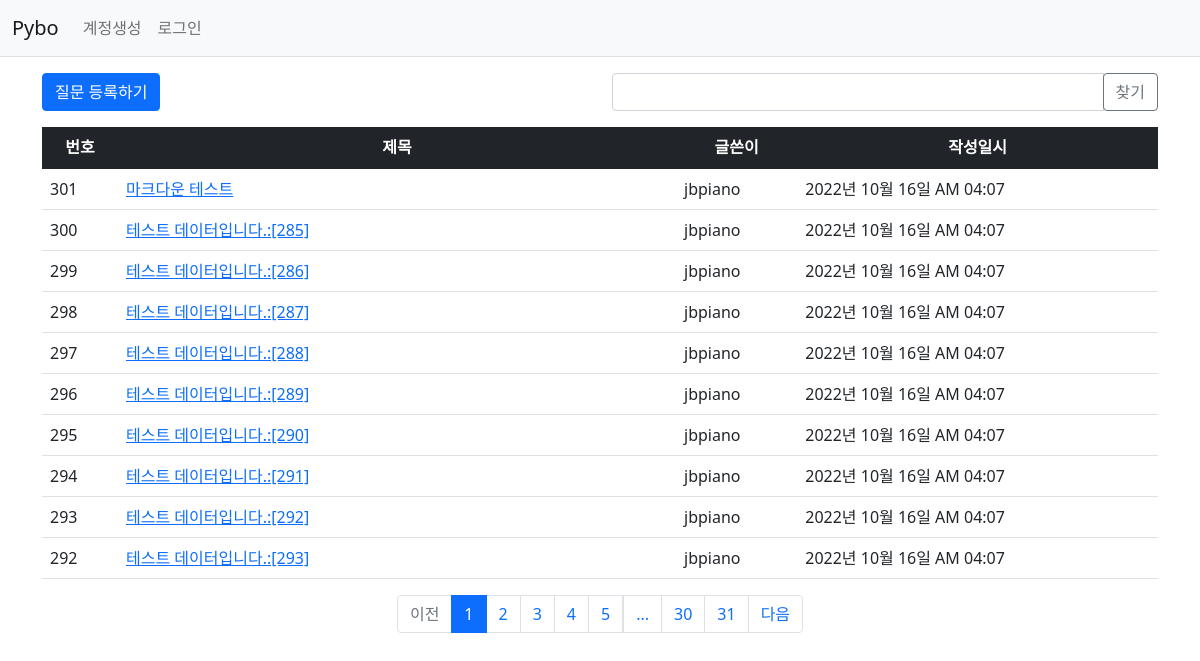
Page /question/list/ on the committed database.
### pybo/models.py (models this page shows)
class Question(db.Model):
    id = db.Column(db.Integer, primary_key=True)
    subject = db.Column(db.String(200), nullable=False)
    content = db.Column(db.Text(), nullable=False)
    create_date = db.Column(db.DateTime(), nullable=False)
    user_id = db.Column(db.Integer, db.ForeignKey('user.id', ondelete='CASCADE'), nullable=False)
    user = db.relationship('User', backref=db.backref('question_set'))
    modify_date = db.Column(db.DateTime(), nullable=True)
    voter = db.relationship('User', secondary=question_voter, backref=db.backref('question_voter_set'))

class User(db.Model):
    id = db.Column(db.Integer, primary_key=True)
    username = db.Column(db.String(150), unique=True, nullable=False)
    password = db.Column(db.String(200), nullable=False)
    email = db.Column(db.String(120), unique=True, nullable=False)

### pybo/views/question_views.py (the view, shortened to what this page needs)
@bp.route('/list/')
def _list():
    page = request.args.get('page', type=int, default=1) # 페이지
    kw = request.args.get('kw', type=str, default='')
    question_list = Question.query.order_by(Question.create_date.desc())
    question_list = question_list.paginate(per_page=10)
    return render_template('question/question_list.html', question_list=question_list, page=page, kw=kw)

### pybo/filter.py (called while the page is built)
def format_datetime(value, fmt='%Y년 %m월 %d일 %p %I:%M'):
    return value.strftime(fmt)

### pybo/views/auth_views.py (called while the page is built)
@bp.before_app_request
def load_logged_in_user():
    user_id = session.get('user_id')
    if user_id is None:
        g.user = None
    else:
        g.user = User.query.get(user_id)

### pybo/templates/question/question_list.html (shortened to what this page needs)
{% extends 'base.html'%}
{% block content %}
<div class="container my-3">
    <div class="row my-3">
        <div class="col-6">
            <a href="{{ url_for('question.create') }}" class="btn btn-primary">질문 등록하기</a>
        </div>
        <div class="col-6">
            <div class="input-group">
                <input type="text" id="search_kw" class="form-control" value="{{ kw or '' }}">
                <div class="input-group-append">
                    <button class="btn btn-outline-secondary" type="button" id="btn_search">찾기</button>
                </div>
            </div>
        </div>
    </div>
    <table class="table">
        <thread>
        <tr class="text-center table-dark">
            <th>번호</th>
            <th style="width:50%">제목</th>
            <th>글쓴이</th>
            <th>작성일시</th>
        </tr>
        </thread>
        <tbody>
        {% if question_list %}
        {% for question in question_list.items %}
        <tr>
            <td>{{question_list.total - ((question_list.page-1)* question_list.per_page) - loop.index}}
            <td>
                <a href="{{ url_for('question.detail', question_id=question.id) }}">{{question.subject}}</a>
            </td>
            <td>{{ question.user.username }}</td>
            <td>{{ question.create_date|datetime }}</td>
        </tr>
        {% endfor %}
        {% else %}
        <tr>
            <td colspan="3">질문이 없습니다.</td>
        </tr>
        {% endif %}
        </tbody>
    </table>
<ul class="pagination justify-content-center">
    {% if question_list.has_prev %}
    <li class="page-item">
        <a class="page-link" data-page="{{ question_list.prev_num }}" href="javascript:void(0)">이전</a>
    </li>
    {% else %}
    <li class="page-item disabled">
        <a class="page-link" tabindex="-1" aria-disabled="true" href="javascript:void(0)">이전</a>
    </li>
    {% endif %}
    {% for page_num in question_list.iter_pages() %}
    {% if page_num %}
    {% if page_num != question_list.page %}
    <li class="page-item">
        <a class="page-link" data-page="{{ page_num }}" href="javascript:void(0)">{{ page_num }}</a>
    </li>
    {% else %}
    <li class="page-item active" aria-current="page">
        <a class="page-link" href="#">{{ page_num }}</a>
    </li>
    {% endif %}
    {% else %}
    <li class="disabled">
        <a class="page-link" href="javascript:void(0)">...</a>
    </li>
    {% endif %}
    {% endfor %}
    {% if question_list.has_next %}
    <li class="page-item">
        <a class="page-link" data-page="{{ question_list.next_num }}" href="javascript:void(0)">다음</a>
    </li>
    {% else %}
    <li class="page-item disabled">
        <a class="page-link" tabindex="-1" aria-disabled="true" href="javascript:void(0)">다음</a>
    </li>
    {% endif %}
</ul>
</div>
{% endblock %}

### pybo/templates/base.html (shortened to what this page needs)
<!DOCTYPE html>
<html lang="ko">
<head>
    <link rel="stylesheet" href="{{url_for('static', filename='bootstrap.min.css') }}">
    <link rel="stylesheet" href="{{url_for('static', filename='style.css') }}">
</head>
<body>
{% include "navbar.html" %}
{% block content %}
{% endblock %}
</body>
</html>

### pybo/templates/navbar.html (shortened to what this page needs)
<nav class="navbar navbar-expand-lg navbar-light bg-light border-bottom">
    <div class ="container-fluid">
        <a class="navbar-brand" href="{{ url_for('main.index') }}">Pybo</a>
        <div class="collapse navbar-collapse" id="navbarSupportedContent">
            {% if g.user %}
            <ul class="navbar-nav">
                <li class="nav-item">
                    <a class="nav-link" href="{{ url_for('auth.logout') }}">{{ g.user.username }} (로그아웃)</a>
                </li>
            </ul>
            {% else %}
            <ul class="navbar-nav me-auto mb-2 mb-lg-0">
                <li class="nav-item">
                    <a class="nav-link" href="{{ url_for('auth.signup') }}">계정생성</a>
                </li>
                <li class="nav-item">
                    <a class="nav-link" href="{{ url_for('auth.login') }}">로그인</a>
                </li>
            </ul>
            {% endif %}
        </div>
    </div>
</nav>

### rows in the picture
Question: total "301", subject "마크다운 테스트", user.username "jbpiano", create_date "2022년 10월 16일 AM 04:07"
Question: total "300", subject "테스트 데이터입니다.:[285]", user.username "jbpiano", create_date "2022년 10월 16일 AM 04:07"
Question: total "299", subject "테스트 데이터입니다.:[286]", user.username "jbpiano", create_date "2022년 10월 16일 AM 04:07"
Question: total "298", subject "테스트 데이터입니다.:[287]", user.username "jbpiano", create_date "2022년 10월 16일 AM 04:07"
Question: total "297", subject "테스트 데이터입니다.:[288]", user.username "jbpiano", create_date "2022년 10월 16일 AM 04:07"
Question: total "296", subject "테스트 데이터입니다.:[289]", user.username "jbpiano", create_date "2022년 10월 16일 AM 04:07"
Question: total "295", subject "테스트 데이터입니다.:[290]", user.username "jbpiano", create_date "2022년 10월 16일 AM 04:07"
Question: total "294", subject "테스트 데이터입니다.:[291]", user.username "jbpiano", create_date "2022년 10월 16일 AM 04:07"
Question: total "293", subject "테스트 데이터입니다.:[292]", user.username "jbpiano", create_date "2022년 10월 16일 AM 04:07"
Question: total "292", subject "테스트 데이터입니다.:[293]", user.username "jbpiano", create_date "2022년 10월 16일 AM 04:07"

### other values in the picture
{{ page_num }} "1"
{{ page_num }} "2" "3" "4" "5" "30" "31"
